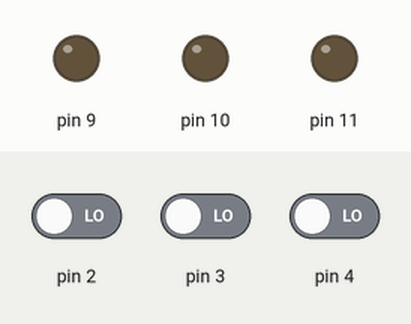
This sketch was run on a simulated Arduino Uno, built with avr-gcc and run on an emulated ATmega328P. Shown: output pins drawn as LEDs (lit = HIGH). The test bench sets the inputs (shaded band); at power-on: pin 2 LOW, pin 3 LOW, pin 4 LOW.

Above: at 1.2 s.
1.3 s: pin 2 driven HIGH
At 1.9 s:
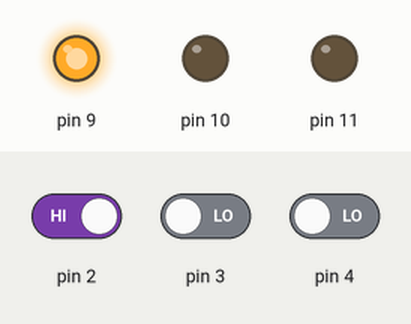
2.8 s: pin 3 driven HIGH
At 4.0 s:
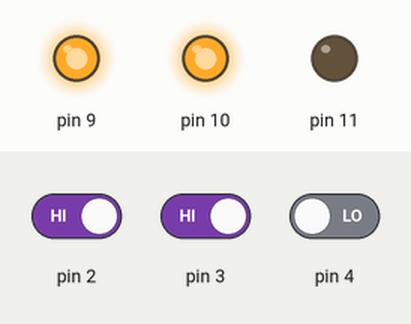
4.3 s: pin 4 driven HIGH
At 5.4 s:
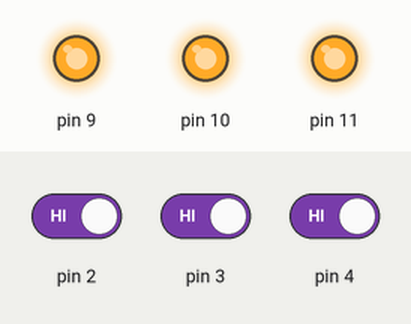
5.8 s: pin 2 driven LOW
At 6.5 s:
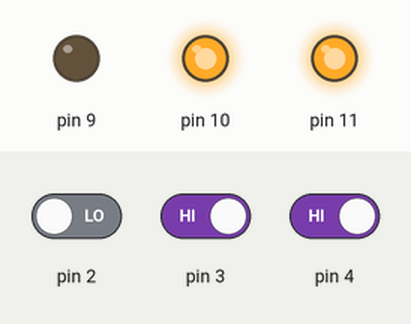
7.3 s: pin 3 driven LOW
At 7.7 s:
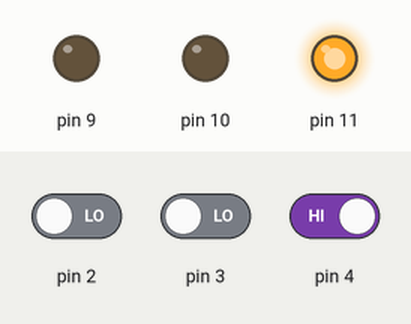
8.8 s: pin 2 driven HIGH
At 10.0 s:
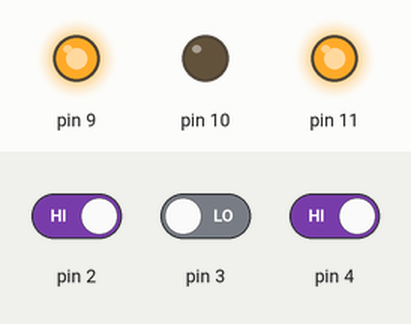
Timing chart, 0 to 11.3 s (numbered marks = the images above; inputs shaded):
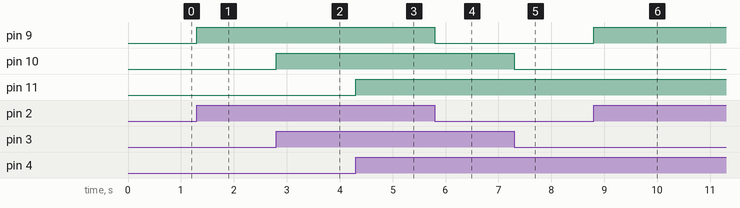

Measured:
- after the input at 1.3 s, pin 9: LOW → HIGH at once
- after the input at 2.8 s, pin 10: LOW → HIGH at once
- after the input at 4.3 s, pin 11: LOW → HIGH at once
- after the input at 5.8 s, pin 9: HIGH → LOW at once
- after the input at 7.3 s, pin 10: HIGH → LOW at once
- after the input at 8.8 s, pin 9: LOW → HIGH at once

The sketch:

0921_LAB4.ino
```cpp
// C++ code
//
void setup()
{
  pinMode(2,INPUT);
  pinMode(3,INPUT);
  pinMode(4,INPUT);
  pinMode(9,OUTPUT);
  pinMode(10,OUTPUT);
  pinMode(11,OUTPUT);
}

int val1=0;
int val2=0;
int val3=0;

void loop()
{
val1 = digitalRead(2);
if (val1 == HIGH){
  analogWrite(9,255);
}
else{
    analogWrite(9,0);
}
val2 = digitalRead(3);
if (val2 == HIGH){
  analogWrite(10,255);
}
else{
    analogWrite(10,0);
}
val3 = digitalRead(4);
if (val3 == HIGH){
  analogWrite(11,255);
}
else{
    analogWrite(11,0);
}
}
```
